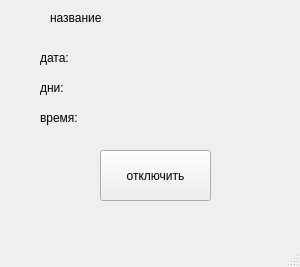
<?xml version="1.0" encoding="UTF-8"?>
<ui version="4.0">
 <class>MainWindow</class>
 <widget class="QMainWindow" name="MainWindow">
  <property name="geometry">
   <rect>
    <x>0</x>
    <y>0</y>
    <width>300</width>
    <height>267</height>
   </rect>
  </property>
  <property name="windowTitle">
   <string>MainWindow</string>
  </property>
  <widget class="QWidget" name="centralwidget">
   <widget class="QPushButton" name="pushButton">
    <property name="geometry">
     <rect>
      <x>100</x>
      <y>150</y>
      <width>111</width>
      <height>51</height>
     </rect>
    </property>
    <property name="text">
     <string>отключить</string>
    </property>
   </widget>
   <widget class="QLabel" name="name">
    <property name="geometry">
     <rect>
      <x>50</x>
      <y>10</y>
      <width>221</width>
      <height>16</height>
     </rect>
    </property>
    <property name="text">
     <string>название</string>
    </property>
   </widget>
   <widget class="QLabel" name="date">
    <property name="geometry">
     <rect>
      <x>40</x>
      <y>50</y>
      <width>271</width>
      <height>16</height>
     </rect>
    </property>
    <property name="text">
     <string>дата: </string>
    </property>
   </widget>
   <widget class="QLabel" name="time">
    <property name="geometry">
     <rect>
      <x>40</x>
      <y>110</y>
      <width>271</width>
      <height>16</height>
     </rect>
    </property>
    <property name="text">
     <string>время:</string>
    </property>
   </widget>
   <widget class="QLabel" name="days">
    <property name="geometry">
     <rect>
      <x>40</x>
      <y>80</y>
      <width>271</width>
      <height>16</height>
     </rect>
    </property>
    <property name="text">
     <string>дни:</string>
    </property>
   </widget>
  </widget>
  <widget class="QMenuBar" name="menubar">
   <property name="geometry">
    <rect>
     <x>0</x>
     <y>0</y>
     <width>300</width>
     <height>21</height>
    </rect>
   </property>
  </widget>
  <widget class="QStatusBar" name="statusbar"/>
 </widget>
 <resources/>
 <connections/>
</ui>
